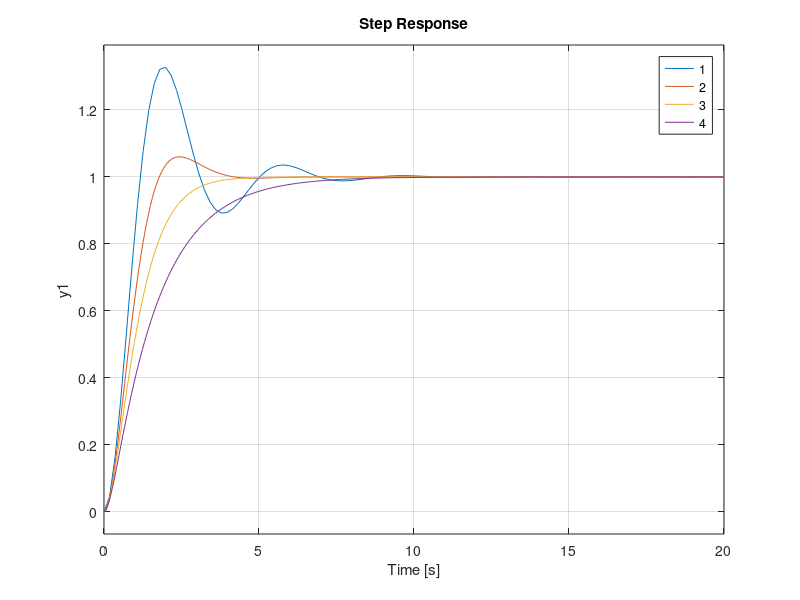
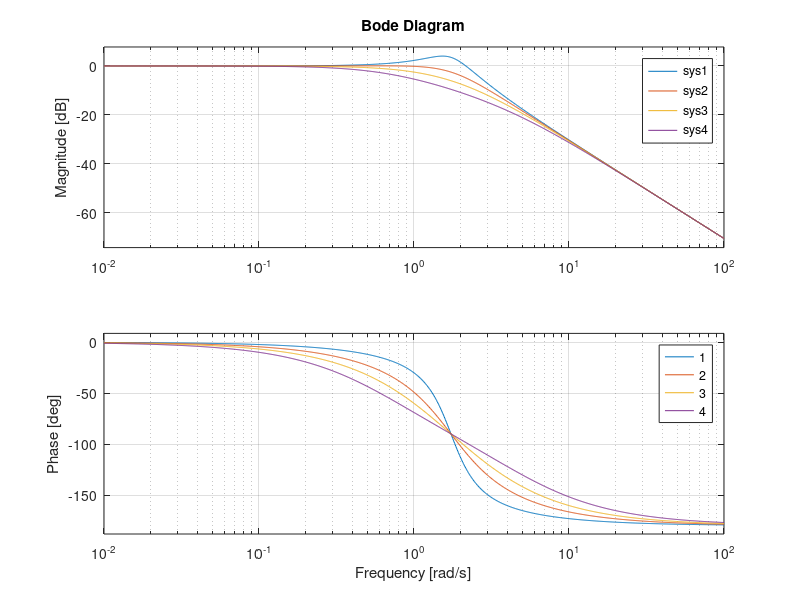
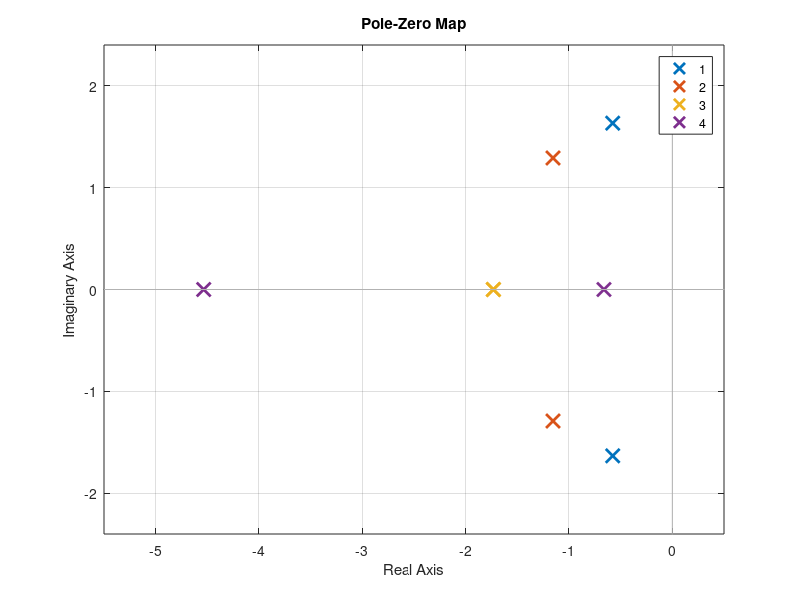

Source code (MATLAB) for these figures, in order:
num = [1]
den1 = [1/3, 2/3/sqrt(3), 1]
den2 = [1/3, 4/3/sqrt(3), 1]
den3 = [1/3, 2/sqrt(3), 1]
den4 = [1/3, 18/6/sqrt(3), 1]
sys1 = tf(num, den1)
sys2 = tf(num, den2)
sys3 = tf(num, den3)
sys4 = tf(num, den4)

figure
step(sys1, sys2, sys3, sys4)
legend("1", "2", "3", "4")
grid on

figure
bode(sys1, sys2, sys3, sys4)
legend("1", "2", "3", "4")
grid on

figure
pzmap(sys1, sys2, sys3, sys4)
legend("1", "2", "3", "4")
grid on
